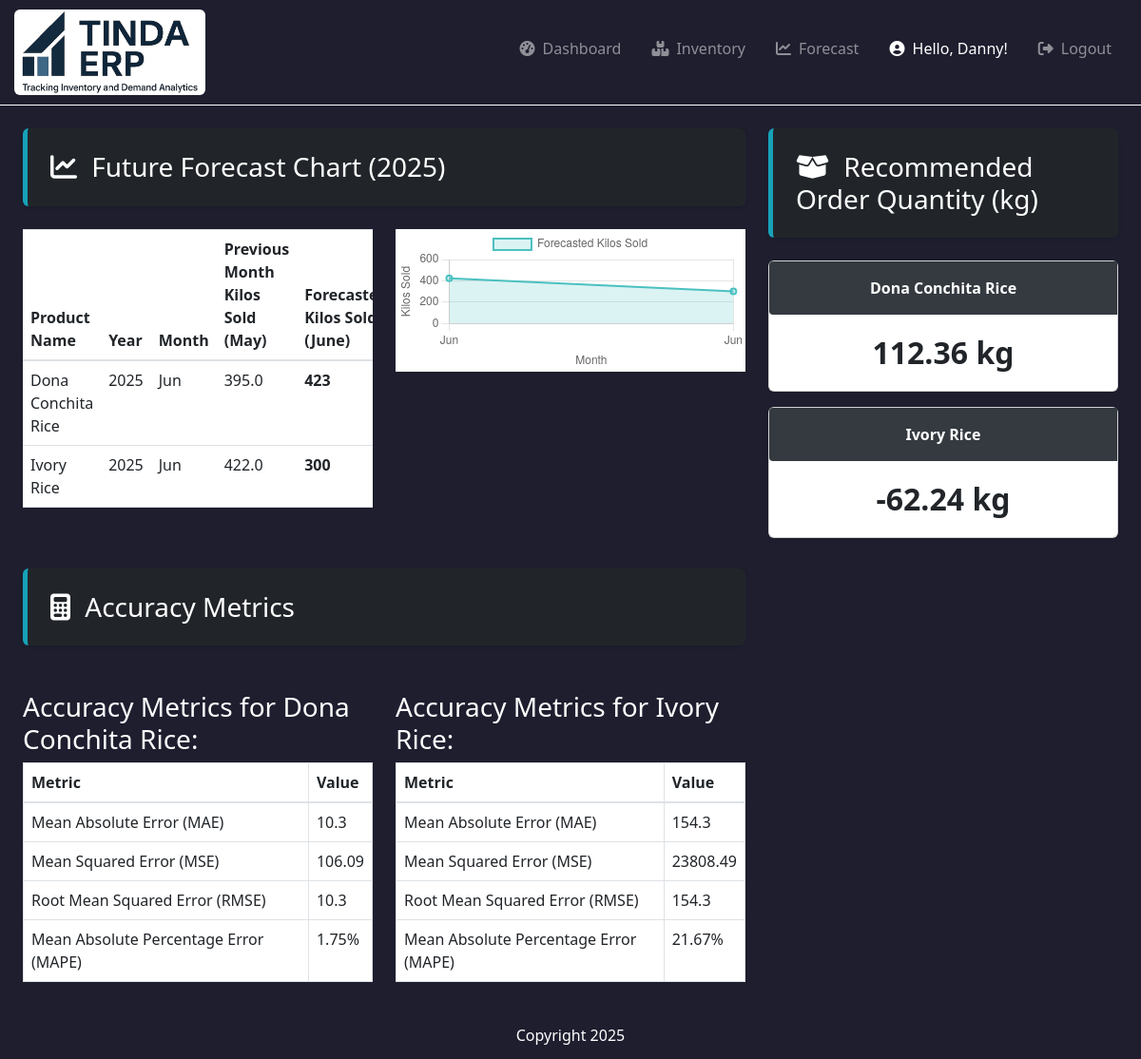
The page /future-forecast on the database its author committed.
### website/models.py (models this page shows)
class Product(db.Model):
    __tablename__ = 'products'
    id = db.Column(db.Integer, primary_key=True)
    name = db.Column(db.String(255), nullable=False)
    description = db.Column(db.String(255), nullable=True)
    monthly_product_data = db.relationship('MonthlyProductData', backref='product_relation', lazy=True)
    inventory_history = db.relationship('InventoryHistory', back_populates='product', lazy=True)

class MonthlyProductData(db.Model):
    __tablename__ = 'monthly_product_data'
    id = db.Column(db.Integer, primary_key=True)
    product_id = db.Column(db.Integer, db.ForeignKey('products.id'), nullable=False)
    year = db.Column(db.Integer, nullable=False)
    month = db.Column(db.Integer, nullable=False)
    beginning_inventory_kg = db.Column(db.Float, nullable=True)
    ending_inventory_kg = db.Column(db.Float, nullable=True)
    market_price_per_kg = db.Column(db.Float, nullable=True)
    kilos_sold = db.Column(db.Float, nullable=True)
    total_monthly_sale = db.Column(db.Float, nullable=True)
    seasonal_demand_pattern = db.Column(db.Boolean, nullable=True)
    promotional_activity = db.Column(db.Boolean, nullable=True)
    change_in_sales = db.Column(db.Integer, nullable=False)
    lag1_change_sales = db.Column(db.Integer, nullable=False)
    product = db.relationship('Product', back_populates='monthly_product_data',viewonly=True)

### website/views.py (the view)
@views.route('/future-forecast')
def future_forecast():
    current_date = datetime.now()
    current_year = current_date.year
    current_month = current_date.month
    if current_month == 1:
        previous_month = 12
        previous_year = current_year - 1
    else:
        previous_month = current_month - 1
        previous_year = current_year
    current_month_data = db.session.query(MonthlyProductData).filter(
        MonthlyProductData.year == current_year,
        MonthlyProductData.month == current_month
    ).all()
    previous_month_data_all = db.session.query(MonthlyProductData).filter(
        MonthlyProductData.year == previous_year,
        MonthlyProductData.month == previous_month
    ).all()
    actual_sales_dona = []
    forecasted_sales_dona = []
    actual_sales_ivory = []
    forecasted_sales_ivory = []
    for data in previous_month_data_all:
        product_name = data.product.name
        if product_name == "Dona Conchita Rice":
            actual_sales_dona.append(data.kilos_sold)
        elif product_name == "Ivory Rice":
            actual_sales_ivory.append(data.kilos_sold)
        previous_data = db.session.query(MonthlyProductData).filter(
            MonthlyProductData.product_id == data.product_id,
            MonthlyProductData.year == previous_year,
            MonthlyProductData.month == previous_month - 1 if previous_month > 1 else 12
        ).first()
        if previous_data:
            change = data.kilos_sold - previous_data.kilos_sold
            forecast = data.kilos_sold + 22.8 + 0.5 * change
            if product_name == "Dona Conchita Rice":
                forecasted_sales_dona.append(forecast)
            elif product_name == "Ivory Rice":
                forecasted_sales_ivory.append(forecast)
    mae_dona = calculate_mae(actual_sales_dona, forecasted_sales_dona)
    mse_dona = calculate_mse(actual_sales_dona, forecasted_sales_dona)
    rmse_dona = calculate_rmse(actual_sales_dona, forecasted_sales_dona)
    mape_dona = calculate_mape(actual_sales_dona, forecasted_sales_dona)
    mae_ivory = calculate_mae(actual_sales_ivory, forecasted_sales_ivory)
    mse_ivory = calculate_mse(actual_sales_ivory, forecasted_sales_ivory)
    rmse_ivory = calculate_rmse(actual_sales_ivory, forecasted_sales_ivory)
    mape_ivory = calculate_mape(actual_sales_ivory, forecasted_sales_ivory)
    forecasts = []
    for data in current_month_data:
        product_name = data.product.name
        product_id = data.product_id
        latest_kilos_sold = data.kilos_sold
        change = data.change_in_sales if data.change_in_sales is not None else 0
        forecasted_sales = latest_kilos_sold + 22.8 + 0.5 * change
        recommended_order_kg = (forecasted_sales * 1.2) - latest_kilos_sold
        forecasted_sales = max(0, round(forecasted_sales))
        recommended_order_kg = round(recommended_order_kg, 2)
        forecast_data = {
            'product_id': product_id,
            'product_name': product_name,
            'year': current_year,
            'month': current_month + 1 if current_month < 12 else 1,
            'month_abbreviation': (current_date.replace(month=(current_month + 1 if current_month < 12 else 1)).strftime('%b')),
            'forecasted_sales': forecasted_sales,
            'previous_month_kilos_sold': latest_kilos_sold,
            'recommended_order_kg': recommended_order_kg
        }
        forecasts.append(forecast_data)
    return render_template('future-forecast.html',
                           forecasts=forecasts,
                           mae_dona=mae_dona, mse_dona=mse_dona, rmse_dona=rmse_dona, mape_dona=mape_dona,
                           mae_ivory=mae_ivory, mse_ivory=mse_ivory, rmse_ivory=rmse_ivory, mape_ivory=mape_ivory)

### website/views.py (called while the page is built)
def calculate_mae(actual, forecasted):
    return sum(abs(a - f) for a, f in zip(actual, forecasted)) / len(actual)

def calculate_mse(actual, forecasted):
    return sum((a - f) ** 2 for a, f in zip(actual, forecasted)) / len(actual)

def calculate_rmse(actual, forecasted):
    return (sum((a - f) ** 2 for a, f in zip(actual, forecasted)) / len(actual)) ** 0.5

def calculate_mape(actual, forecasted):
    return sum(abs((a - f) / a) for a, f in zip(actual, forecasted)) / len(actual) * 100

### website/templates/future-forecast.html (shortened to what this page needs)
{% extends "base.html" %}
{% block content %}
<div class="container-fluid">
  <div class="row">
    <div class="col-md-8 mb-4">
      <div class="mt-4">
        <div class="dashboard-header bg-dark text-white shadow-sm rounded p-4 mb-4">
          <h1 class="m-0"><i class="fas fa-chart-line me-2"></i> Future Forecast Chart (2025)</h1>
        </div>
        <div class="row">
          <div class="col-md-6">
            <div class="table-responsive mb-4">
              <table class="table">
                <thead>
                  <tr>
                    <th>Product Name</th>
                    <th>Year</th>
                    <th>Month</th>
                    <th>Previous Month Kilos Sold (May)</th>
                    <th>Forecasted Kilos Sold (June)</th>
                  </tr>
                </thead>
                <tbody>
                  {% for forecast in forecasts %}
                  <tr>
                    <td>{{ forecast.product_name }}</td>
                    <td>{{ forecast.year }}</td>
                    <td>{{ forecast.month_abbreviation }}</td>
                    <td>{{ forecast.previous_month_kilos_sold }}</td>
                    <td style="font-weight:bold">{{ forecast.forecasted_sales }}</td>
                  </tr>
                  {% endfor %}
                </tbody>
              </table>
            </div>
          </div>
          <div class="col-md-6">
            <div class="chart-container bg-white">
              <canvas id="forecastedKilosChart"></canvas>
            </div>
          </div>
        </div>
        <div class="row">
          <div class="mt-4">
            <div class="dashboard-header bg-dark text-white shadow-sm rounded p-4 mb-4">
                <h1 class="m-0"><i class="fas fa-calculator me-2"></i> Accuracy Metrics</h1>
            </div>
            <div class="row">
              <div class="col-sm-12 col-md-6">
                <div class="mt-4">
                      <h3 class="text-white">Accuracy Metrics for Dona Conchita Rice:</h3>
                      <table class="table table-bordered">
                          <thead>
                              <tr>
                                  <th>Metric</th>
                                  <th>Value</th>
                              </tr>
                          </thead>
                          <tbody>
                              <tr>
                                  <td>Mean Absolute Error (MAE)</td>
                                  <td>{{ mae_dona | round(2) }}</td>
                              </tr>
                              <tr>
                                  <td>Mean Squared Error (MSE)</td>
                                  <td>{{ mse_dona | round(2) }}</td>
                              </tr>
                              <tr>
                                  <td>Root Mean Squared Error (RMSE)</td>
                                  <td>{{ rmse_dona | round(2)  }}</td>
                              </tr>
                              <tr>
                                  <td>Mean Absolute Percentage Error (MAPE)</td>
                                  <td>{{ mape_dona | round(2)  }}%</td>
                              </tr>
                          </tbody>
                      </table>
                  </div>
              </div>
              <div class="col-sm-12 col-md-6">
                            <div class="mt-4">
                <h3 class="text-white">Accuracy Metrics for Ivory Rice:</h3>
                <table class="table table-bordered">
                    <thead>
                        <tr>
                            <th>Metric</th>
                            <th>Value</th>
                        </tr>
                    </thead>
                    <tbody>
                        <tr>
                            <td>Mean Absolute Error (MAE)</td>
                            <td>{{ mae_ivory | round(2)  }}</td>
                        </tr>
                        <tr>
                            <td>Mean Squared Error (MSE)</td>
                            <td>{{ mse_ivory | round(2)  }}</td>
                        </tr>
                        <tr>
                            <td>Root Mean Squared Error (RMSE)</td>
                            <td>{{ rmse_ivory | round(2)  }}</td>
                        </tr>
                        <tr>
                            <td>Mean Absolute Percentage Error (MAPE)</td>
                            <td>{{ mape_ivory | round(2)  }}%</td>
                        </tr>
                    </tbody>
                </table>
            </div>
              </div>
            </div>
        </div>
        </div>
      </div>
    </div>
 <div class="col-md-4">
  <div class="mt-4">
    <div class="dashboard-header bg-dark text-white shadow-sm rounded p-4 mb-4">
      <h1 class="m-0"><i class="fas fa-box-open me-2"></i> Recommended Order Quantity (kg)</h1>
    </div>
    {% for forecast in forecasts %}
    <div class="card mb-3 shadow-sm highlight-card">
      <div class="card-title-section">
        {{ forecast.product_name }}
      </div>
      <div class="card-body">
        <div class="value">
          {{ forecast.recommended_order_kg | round(2) }} kg
        </div>
      </div>
    </div>
    {% endfor %}
  </div>
</div>
  </div>
</div>
{% block scripts %}
  <script>
    // Example data for Linear Regression Chart
    const forecastData = {
      labels: [{% for forecast in forecasts %} "{{ forecast.month_abbreviation }}", {% endfor %}],
      datasets: [{
        label: 'Forecasted Kilos Sold',
        data: [{% for forecast in forecasts %} {{ forecast.forecasted_sales | int }}, {% endfor %}],
        borderColor: 'rgba(75, 192, 192, 1)',
        backgroundColor: 'rgba(75, 192, 192, 0.2)',
        borderWidth: 2,
        fill: true
      }]
    };
    const config = {
      type: 'line',
      data: forecastData,
      options: {
        responsive: true,
        maintainAspectRatio: false,
        scales: {
          x: {
            title: {
              display: true,
              text: 'Month'
            }
          },
          y: {
            title: {
              display: true,
              text: 'Kilos Sold'
            },
            beginAtZero: true
          }
        }
      }
    };
    // Render the chart
    window.onload = function() {
      const ctx = document.getElementById('forecastedKilosChart').getContext('2d');
      new Chart(ctx, config);
    };
  </script>
{% endblock %}
{% endblock %}

### website/static/style.css (style rules this page uses)
.dashboard-header { background-color: #2c2f3f; border-left: 5px solid #17a2b8; }
.dashboard-header h1 { font-size: 1.75rem; }
.highlight-card { display: flex; align-items: stretch; min-height: 120px; }
.highlight-card .card-title-section { background-color: #343a40; color: #fff; padding: 1rem; display: flex; align-items: center; justify-content: center; width: 100%; font-weight: bold; border-top-left-radius: 0.25rem; border-bottom-left-radius: 0.25rem; }
.highlight-card .card-body { display: flex; flex-direction: column; justify-content: center; width: 100%; text-align: center; }
.highlight-card .value { font-size: 2rem; font-weight: bold; color: #212529; }

### rows shown on the page
Product: product_name "Dona Conchita Rice", product_name "Dona Conchita Rice"
MonthlyProductData: previous_month_kilos_sold "395.0"
Product: product_name "Ivory Rice", product_name "Ivory Rice"
MonthlyProductData: previous_month_kilos_sold "422.0"

### other values the page prints
{{ forecast.year }} "2025" "2025"
{{ forecast.month_abbreviation }} "Jun" "Jun"
{{ forecast.forecasted_sales }} "423" "300"
{{ mae_dona | round(2) }} "10.3"
{{ mse_dona | round(2) }} "106.09"
{{ rmse_dona | round(2) }} "10.3"
{{ mape_dona | round(2) }} "1.75"
{{ mae_ivory | round(2) }} "154.3"
{{ mse_ivory | round(2) }} "23808.49"
{{ rmse_ivory | round(2) }} "154.3"
{{ mape_ivory | round(2) }} "21.67"
{{ forecast.recommended_order_kg | round(2) }} "112.36" "-62.24"
chart data {{ forecast.month_abbreviation }} Jun, Jun
chart data {{ forecast.forecasted_sales | int }} 423, 300
